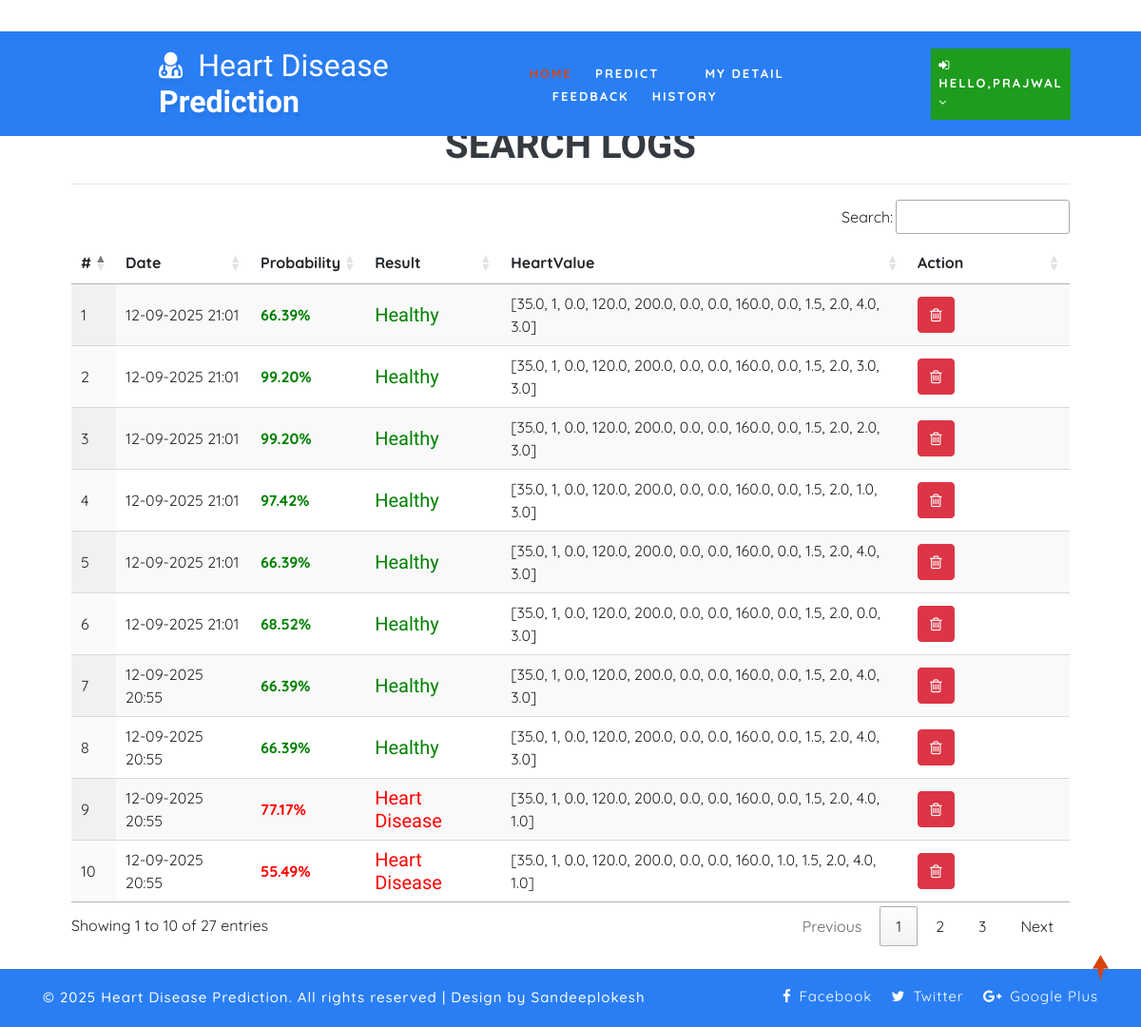
The page /view_search_pat (signed in) on the database its author committed.
### health/models.py (models this page shows, shortened)
class Search_Data(models.Model):
    patient = models.ForeignKey(Patient, on_delete=models.CASCADE, null=True)
    prediction_accuracy = models.CharField(max_length=100, null=True, blank=True)
    result = models.CharField(max_length=100, null=True, blank=True)
    values_list = models.CharField(max_length=100, null=True, blank=True)
    created = models.DateTimeField(auto_now=True, null=True)
    prob_healthy = models.FloatField(default=0.0, null=True, blank=True)
    prob_disease = models.FloatField(default=0.0, null=True, blank=True)

### health/views.py (the view)
# urls.py: path('view_search_pat', view_search_pat, name="view_search_pat"),
@login_required(login_url="login")
def view_search_pat(request):
    try:
        doc = Doctor.objects.get(user=request.user)
        data = Search_Data.objects.filter(patient__address__icontains=doc.address).order_by('-id')
    except Doctor.DoesNotExist:
        try:
            pat = Patient.objects.get(user=request.user)
            data = Search_Data.objects.filter(patient=pat).order_by('-id')
        except Patient.DoesNotExist:
            data = Search_Data.objects.all().order_by('-id')
    return render(request, 'view_search_pat.html', {'data': data})

### health/templates/view_search_pat.html
{% extends 'index.html' %}
{% load static %}
{% block body %}
<div class="container-fluid" style="width:90%;margin-top:8%">
    <div class="container-fluid">
        <h1 align="center" class="w3ls-title text-uppercase text-dark font-weight-bold">Search Logs</h1>
    </div>
    <hr>
    <div class="table-responsive">
        <table id="example" class="display" style="width:100%">
            <thead>
                <tr>
                    <th>#</th>
                    {% if request.user.patient_set.all.0 %}
                        <th>Date</th>
                    {% else %}
                        <th>Patient Name</th>
                    {% endif %}
                    <th>Probability</th>
                    <th>Result</th>
                    <th>HeartValue</th>
                    <th>Action</th>
                </tr>
            </thead>
            <tbody>
                {% for i in data %}
                <tr>
                    <td>{{ forloop.counter }}</td>
                    {% if request.user.patient_set.all.0 %}
                        <td>{{ i.created|date:"d-m-Y H:i" }}</td>
                    {% else %}
                        <td>{{ i.patient.user.first_name }} {{ i.patient.user.last_name }}</td>
                    {% endif %}
                    {% with prob_healthy=i.prob_healthy|default:0 prob_disease=i.prob_disease|default:0 %}
                        {% if prob_healthy >= prob_disease %}
                            <td style="color:green; font-weight:bold;">{{ prob_healthy|floatformat:2 }}%</td>
                        {% else %}
                            <td style="color:red; font-weight:bold;">{{ prob_disease|floatformat:2 }}%</td>
                        {% endif %}
                    {% endwith %}
                    <td>
                        {% if i.result|stringformat:"s" == "0" %}
                            <h5 style="color:green">Healthy</h5>
                        {% else %}
                            <h5 style="color:red">Heart Disease</h5>
                        {% endif %}
                    </td>
                    <td>{{ i.values_list }}</td>
                    <td style="width:150px">
                        <a href="/delete_searched/{{ i.id }}">
                            <button class="btn btn-danger" onclick="return confirm('Are you sure?')">
                                <i class="fa fa-trash-o"></i>
                            </button>
                        </a>
                    </td>
                </tr>
                {% empty %}
                <tr>
                    <td colspan="6" class="text-center">No search logs available.</td>
                </tr>
                {% endfor %}
            </tbody>
        </table>
    </div>
</div>
{% endblock %}

### health/templates/index.html (shortened to what this page needs)
<!DOCTYPE html>
{% load static %}
<html lang="zxx">
<head>
	<link rel="stylesheet" href="{% static 'css/bootstrap.css' %}">
	<link href="{% static 'css/css_slider.css' %}" type="text/css" rel="stylesheet" media="all">
	<link rel="stylesheet" href="{% static 'css/style.css' %}" type="text/css" media="all" />
	<link href="{% static 'css/font-awesome.min.css' %}" rel="stylesheet">
<link rel='stylesheet' type='text/css' href="https://cdn.datatables.net/1.10.21/css/jquery.dataTables.min.css">
<link rel='stylesheet' type='text/css' href="https://cdn.datatables.net/buttons/1.6.2/css/buttons.dataTables.min.css">
</head>
<body>
	<div id="home" style="margin-bottom:2%">
		<header>
			<div class="top-bar py-3">
				<div class="container">
					<div class="row">
						<div class="col-xl-7 col-lg-6 col-md-4 top-social-agile text-md-right text-center mt-md-0 mt-2">
							<div class="row">
								<div class="col-xl-3 col-lg-4 col-6 top-w3layouts p-md-0 text-right">
								</div>
								<div class="col-xl-3 col-lg-4 col-6 header-w3layouts text-md-right text-left">
								</div>
							</div>
						</div>
					</div>
				</div>
			</div>
		</header>
		<div class="main-top" style="background:rgb(42, 126, 244)">
			<div class="container-fluid">
				<div class="header d-md-flex justify-content-between align-items-center py-3">
					<div id="logo" style="margin-left:13%">
						<h1>
							<a href="index.html">
								<span class="fa fa-user-md mr-2"></span>
								<span class="logo-sp">Heart Disease</span> Prediction
							</a>
						</h1>
					</div>
					{% if request.user.is_staff %}
					<div class="nav_w3ls" style="margin-right:4%">
						<nav>
							<label for="drop1" class="toggle">Menu</label>
							<input type="checkbox" id="drop1" />
							<ul class="menu" style="padding:15px;width:100%">
								<li class="mx-lg-4 mx-md-3 my-md-0 my-2"><a href="{% url 'admin_home' %}" >Home</a></li>
								<li>
									<label for="drop-2" class="toggle toogle-2"> <span class="fa fa-angle-down" aria-hidden="true"></span>
									</label>
									<a href="#"> Doctor <span class="fa fa-angle-down" aria-hidden="true"></span></a>
									<ul style="margin-top:2%;width:40%;margin-right:0%">
										<li style="width:100%;"><a href="/add_doctor" class="drop-text">Add Doctor</a></li>
										<li style="width:100%;"><a href="/view_doctor" class="drop-text">View Doctor</a></li>
									</ul>
								</li>
								<li class="mx-lg-4 mx-md-3 my-md-0 my-2"><a href="/view_patient">Patient</a></li>
								<li class="mx-lg-4 mx-md-3 my-md-0 my-2">
									<a href="/view_search_pat">Searched Data</a></li>
								<li><a href="/view_feedback">Feedback</a></li>
							</ul>
						</nav>
					</div>
					<div class="nav_w3ls" style="margin-right:3%">
						<nav>
							<label for="drop2" class="toggle">Menu</label>
							<input type="checkbox" id="drop2" />
							<ul class="menu">
								<li class="mx-lg-4 mx-md-3 my-md-0 my-2" style="background:red;padding:8px">
									<label for="drop-2" class="toggle toogle-2"> <span class="fa fa-angle-down" aria-hidden="true"></span>
									</label>
									<a href="#"><i class="fa fa-user"></i> {{request.user.username}} <span class="fa fa-angle-down" aria-hidden="true"></span></a>
									<ul style="margin-top:10%;width:80%;margin-right:5%">
										<li style="width:100%;"><a href="{% url 'change_password' %}" class="drop-text">Password</a></li>
										<li style="width:100%;"><a href="{% url 'logout' %}" class="drop-text">Logout</a></li>
									</ul>
								</li>
							</ul>
						</nav>
					</div>
					{% elif request.user.patient_set.all.0 %}
					<div class="nav_w3ls" style="margin-left:5%;font-weight:bold">
						<nav>
							<ul class="menu" style="padding:15px;width:100%">
								<li><a href="{% url 'patient_home' %}" class="active">Home</a></li>
								<li class="mx-lg-4 mx-md-3 my-md-0 my-2"><a href="/add_heartdetail">Predict</a></li>
								<li class="mx-lg-4 mx-md-3 my-md-0 my-2"><a href="/profile_doctor">My Detail</a></li>
								<li class="mx-lg-4 mx-md-3 my-md-0 my-2"><a href="/sent_feedback">Feedback</a></li>
								<li><a href="/view_search_pat">History</a></li>
							</ul>
						</nav>
					</div>
					<div class="nav_w3ls" style="margin-right:3%">
						<nav>
							<ul class="menu">
								<li class="mx-lg-4 mx-md-3 my-md-0 my-2" style="background:#1d9c1d;padding:8px">
									<a href="#"><i class="fa fa-sign-in"></i> Hello,{{request.user.username}} <span class="fa fa-angle-down" aria-hidden="true"></span></a>
								</li>
							</ul>
						</nav>
					</div>
					{% endif %}
				</div>
			</div>
		</div>
		{% block body %}
		{% endblock %}
	</div>
	<div class="copy-w3pvt" style="background:rgb(42, 126, 244);color:white">
		<div class="container py-3">
			<div class="row">
				<div class="col-lg-7 w3ls_footer_grid1_left text-lg-left text-center">
					<p style="color:white">&copy; 2025 Heart Disease Prediction. All rights reserved | Design by Sandeeplokesh</a>
					</p>
				</div>
				<div class="col-lg-5 w3ls_footer_grid_left1_pos text-lg-right text-center mt-lg-0 mt-2">
					<ul style="color:white">
						<li>
							<a href="#" style="color:white" class="facebook">
								<span class="fa fa-facebook-f mr-2"></span>Facebook</a>
						</li>
						<li class="mx-3">
							<a href="#" style="color:white" class="twitter">
								<span class="fa fa-twitter mr-2"></span>Twitter</a>
						</li>
						<li>
							<a href="#" style="color:white" class="google">
								<span class="fa fa-google-plus mr-2"></span>Google Plus</a>
						</li>
					</ul>
				</div>
			</div>
		</div>
	</div>
	<a href="#home" style="color:white" class="move-top text-center"></a>
</body>
</html>

### health/static/css/style.css (style rules this page uses)
body { padding: 0; margin: 0; background: #FFF; font-family: 'Quicksand', sans-serif; }
body a, body button { transition: 0.5s all; -webkit-transition: 0.5s all; -moz-transition: 0.5s all; -o-transition: 0.5s all; -ms-transition: 0.5s all; text-decoration: none; }
html { scroll-behavior: smooth; }
h1, h2, h3, h4, h5, h6 { margin: 0; padding: 0; font-family: 'Mukta', sans-serif; }
p { margin: 0; padding: 0; font-size: 15px; letter-spacing: 1px; line-height: 1.9; color: #999; font-family: 'Quicksand', sans-serif; }
ul, ol { margin: 0; padding: 0; }
a.move-top { width: 34px; height: 34px; background: url(../images/move-top.png) no-repeat; display: inline-block; position: fixed; bottom: 4%; right: 2%; z-index: 0; }
#home { position: relative; }
.main-top { position: absolute; z-index: 999; width: 100%; background: rgba(0, 0, 0, 0.4); }
nav { margin: 0; padding: 0; }
#logo a { float: left; display: initial; font-weight: 700; font-size: 32px; color: #fff; text-shadow: 2px 5px 3px rgba(0, 0, 0, 0.06); padding: 0; }
span.logo-sp { font-weight: 100; }
nav:after { content: ""; display: table; clear: both; }
nav ul { float: right; padding: 0; margin: 0; list-style: none; position: relative; }
nav ul li { margin: 0px; display: inline-block; float: left; }
nav a { padding: 0; color: #fff; font-size: 13px; letter-spacing: 2px; font-weight: 700; text-transform: uppercase; display: inline-block; transition: 0.5s all; -webkit-transition: 0.5s all; -moz-transition: 0.5s all; -o-transition: 0.5s all; -ms-transition: 0.5s all; }
.menu li a.active, .menu li a:hover { color: #2196f3; transition: 0.5s all; -webkit-transition: 0.5s all; -moz-transition: 0.5s all; -o-transition: 0.5s all; -ms-transition: 0.5s all; color: #d84315; }
li>a:only-child:after { content: ''; }
.w3ls_footer_grid_left1_pos ul li, ul.list-part li { display: inline-block; }
.w3ls_footer_grid_left1_pos ul li a { color: #000; text-decoration: none; letter-spacing: 1px; font-size: 15px; }
.w3ls_footer_grid1_left p { color: #484848; font-weight: 500; }

### rows shown on the page
Search_Data: created "12-09-2025 21:01", prob_healthy "66.39", result "Healthy", values_list "[35.0, 1, 0.0, 120.0, 200.0, 0.0, 0.0, 160.0, 0.0, 1.5, 2.0, 4.0, 3.0]"
Search_Data: created "12-09-2025 21:01", prob_healthy "99.20", result "Healthy", values_list "[35.0, 1, 0.0, 120.0, 200.0, 0.0, 0.0, 160.0, 0.0, 1.5, 2.0, 3.0, 3.0]"
Search_Data: created "12-09-2025 21:01", prob_healthy "99.20", result "Healthy", values_list "[35.0, 1, 0.0, 120.0, 200.0, 0.0, 0.0, 160.0, 0.0, 1.5, 2.0, 2.0, 3.0]"
Search_Data: created "12-09-2025 21:01", prob_healthy "97.42", result "Healthy", values_list "[35.0, 1, 0.0, 120.0, 200.0, 0.0, 0.0, 160.0, 0.0, 1.5, 2.0, 1.0, 3.0]"
Search_Data: created "12-09-2025 21:01", prob_healthy "66.39", result "Healthy", values_list "[35.0, 1, 0.0, 120.0, 200.0, 0.0, 0.0, 160.0, 0.0, 1.5, 2.0, 4.0, 3.0]"
Search_Data: created "12-09-2025 21:01", prob_healthy "68.52", result "Healthy", values_list "[35.0, 1, 0.0, 120.0, 200.0, 0.0, 0.0, 160.0, 0.0, 1.5, 2.0, 0.0, 3.0]"
Search_Data: created "12-09-2025 20:55", prob_healthy "66.39", result "Healthy", values_list "[35.0, 1, 0.0, 120.0, 200.0, 0.0, 0.0, 160.0, 0.0, 1.5, 2.0, 4.0, 3.0]"
Search_Data: created "12-09-2025 20:55", prob_healthy "66.39", result "Healthy", values_list "[35.0, 1, 0.0, 120.0, 200.0, 0.0, 0.0, 160.0, 0.0, 1.5, 2.0, 4.0, 3.0]"
Search_Data: created "12-09-2025 20:55", prob_disease "77.17", result "Heart Disease", values_list "[35.0, 1, 0.0, 120.0, 200.0, 0.0, 0.0, 160.0, 0.0, 1.5, 2.0, 4.0, 1.0]"
Search_Data: created "12-09-2025 20:55", prob_disease "55.49", result "Heart Disease", values_list "[35.0, 1, 0.0, 120.0, 200.0, 0.0, 0.0, 160.0, 1.0, 1.5, 2.0, 4.0, 1.0]"

### other values the page prints
{{ request.user.username }} "PRAJWAL"
